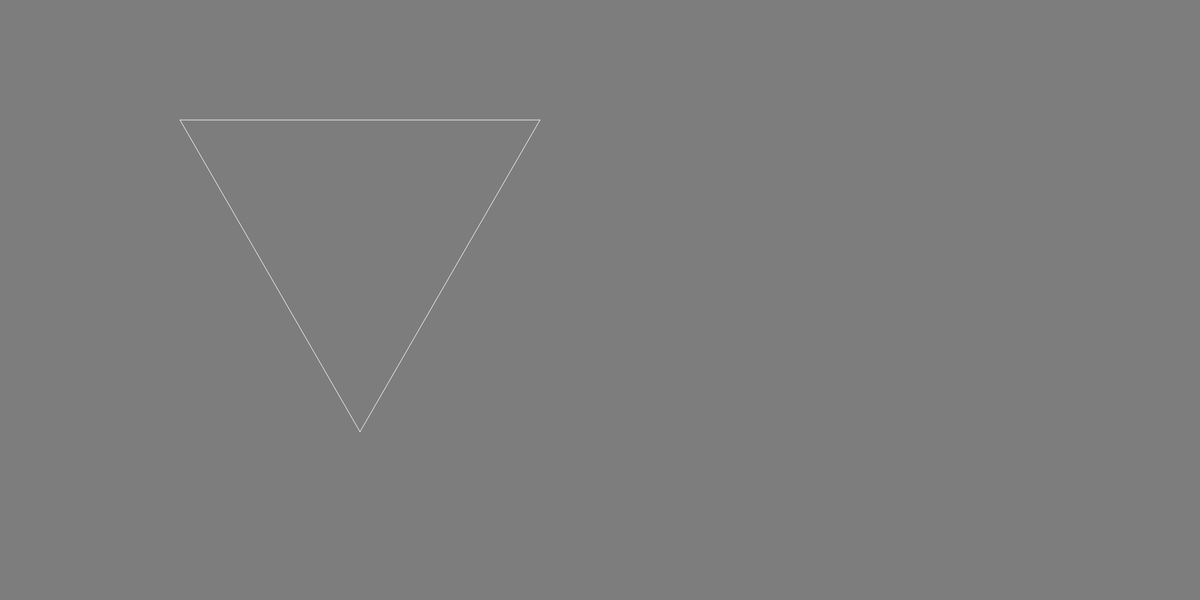
Frame 1 (no input)
Frame 60 (no input): identical to frame 1, image omitted
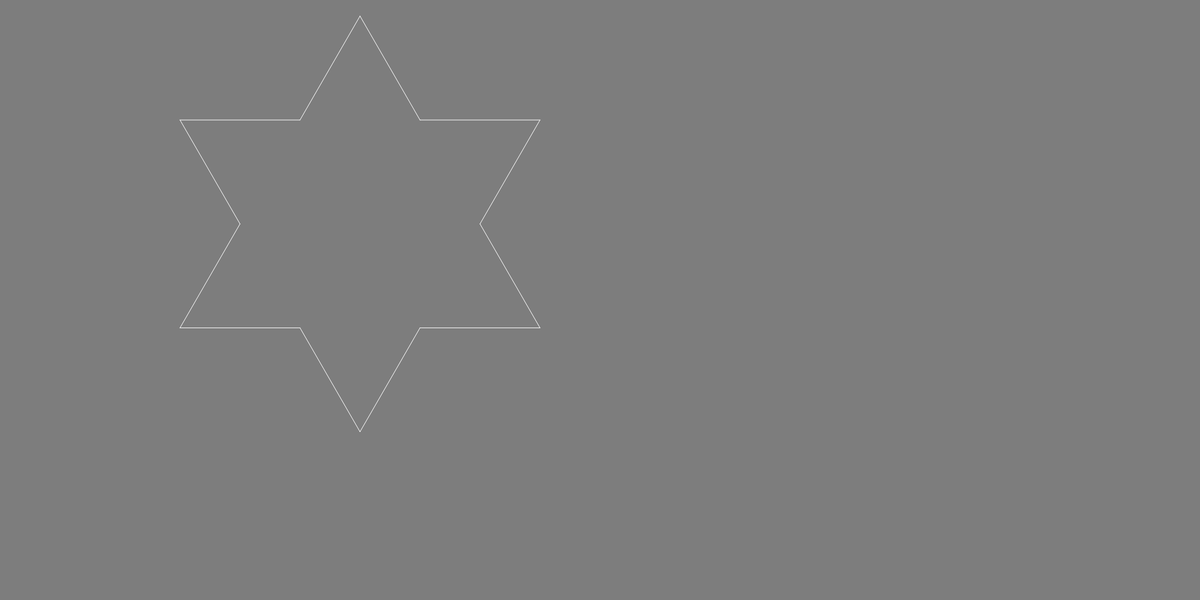
Frame 120 (the mouse pressed at the canvas centre since frame 60)

The p5.js sketch that drew these frames (run headless with seeded random() and noise() and a simulated clock; from frame 60 on, the mouse is pressed at the canvas centre):

// p5.js sketch
// ── sketch.js
let segments = [];

function addAll(arr, list) {
  for (let s of arr) {
    list.push(s);
  }
}
//tamanho da tela
function setup() {
  createCanvas(2000, 1000);
  let a = createVector(0, 100);
  let b = createVector(600, 100);
  let s1 = new Segment(a, b);

  let len = p5.Vector.dist(a, b);
  let h = len * sqrt(3) / 2;
  let c = createVector(300, 100+h);
  
  let s2 = new Segment(b, c);
  let s3 = new Segment(c, a);
  segments.push(s1);
  segments.push(s2);
  segments.push(s3);

}

function mousePressed() {
  let nextGeneration = [];

  for (let s of segments) {
    let children = s.generate();
    addAll(children, nextGeneration);
  }
  segments = nextGeneration;
}
//cor
function draw() {
  background(125);
  stroke(255);  
  translate(300, 100); //posição

  for (let s of segments) {
    s.show();
  }
}


// ── segment.js
class Segment {
  
  constructor(a, b) {
    this.a = a.copy();
    this.b = b.copy();
  }
  
 generate() {
    let children = [];
    
    let v = p5.Vector.sub(this.b, this.a);
    v.div(3);
    
    // Segment 0
    let b1 = p5.Vector.add(this.a, v);
    children[0] = new Segment(this.a, b1);
    
    // Segment 3
    let a1 = p5.Vector.sub(this.b, v);
    children[3] = new Segment(a1, this.b);
    
    v.rotate(-PI/3);
    let c = p5.Vector.add(b1,v);

    // Segment 2
    children[1] = new Segment(b1, c);
    // Segment 3
    children[2] = new Segment(c, a1);
    return children;
  }
  
  show() {
    stroke(255);
    line(this.a.x, this.a.y, this.b.x, this.b.y);
  }
}
